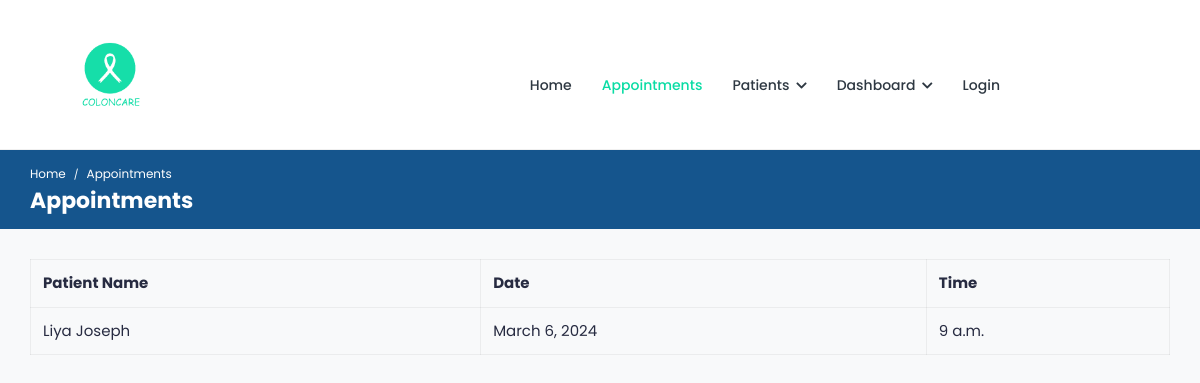
/doctors/appointments/26/, run on an earlier commit of the app's database.
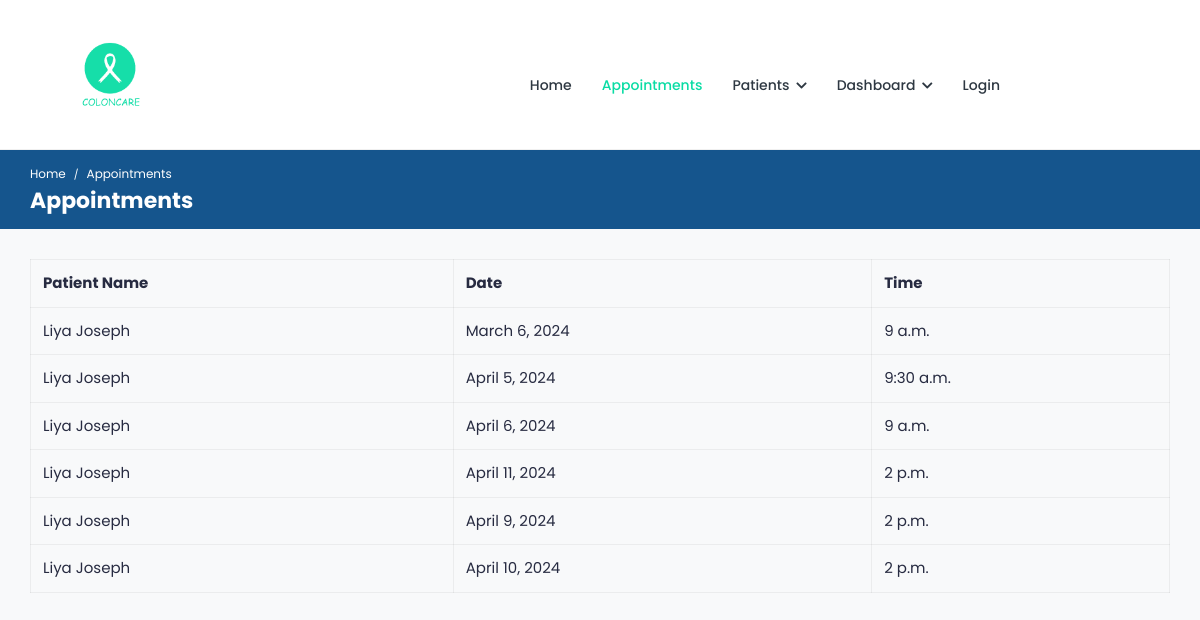
And on a later commit of the database.
### doctor/models.py (models this page shows)
class Appointments(models.Model):
    name = models.ForeignKey(UserProfile, on_delete=models.CASCADE)
    email = models.EmailField(null=True, blank=True)
    age = models.IntegerField(null=True, blank=True)
    doctor = models.ForeignKey(Docprofile, on_delete=models.CASCADE, related_name='appointments')
    appointment_type = models.CharField(max_length=100,null=True, blank=True)
    appointment_date = models.DateField(null=True, blank=True)
    appointment_time = models.TimeField(null=True, blank=True)
    reason = models.TextField(blank=True, null=True)

class UserProfile(models.Model):
    user = models.OneToOneField(User, on_delete=models.CASCADE)
    name = models.CharField(max_length=100,null=True, blank=True)
    email = models.EmailField(max_length=255,null=True, blank=True)
    fname = models.CharField(max_length=100, null=True, blank=True)
    lname = models.CharField(max_length=100, null=True, blank=True)
    profile_pic = models.ImageField(upload_to='profile_pics/', null=True, blank=True)
    phone_number = models.CharField(max_length=20, null=True, blank=True)
    address = models.TextField(blank=True, null=True)
    age = models.IntegerField(null=True, blank=True)
    place = models.CharField(max_length=100, null=True, blank=True)
    state = models.CharField(max_length=100, null=True, blank=True)
    country = models.CharField(max_length=100, null=True, blank=True)
    blood_group = models.CharField(max_length=5, null=True, blank=True)
    reset_password=models.CharField(max_length=128,null=True,blank=True)
    GENDER_CHOICES = [
        ('M', 'Male'),
        ('F', 'Female'),
        ('O', 'Other'),
    ]
    gender = models.CharField(max_length=1, choices=GENDER_CHOICES, null=True, blank=True)
    medical_history = models.FileField(upload_to='medical_history/', null=True, blank=True)
    def __str__(self):
        return self.name

### doctor/views.py (the view)
# urls.py: path('doctors/appointments/<int:doc_id>/', views.doctors_appointments, name='doctors_appointments'),
def doctors_appointments(request, doc_id):
    selected_doctor = Docprofile.objects.get(pk=doc_id)
    appointments = Appointments.objects.filter(doctor=selected_doctor)
    return render(request, 'doctors/appointments.html', {'appointments': appointments,'me':selected_doctor})

### templates/doctors/appointments.html (shortened to what this page needs)
{% load static %}
<!DOCTYPE html>
<html lang="en">
<head>
	<link rel="stylesheet" href="{% static 'assets/css/bootstrap.min.css'%}">
	<link rel="stylesheet" href="{% static 'assets/plugins/fontawesome/css/fontawesome.min.css'%}">
	<link rel="stylesheet" href="{% static 'assets/plugins/fontawesome/css/all.min.css'%}">
	<link rel="stylesheet" href="{% static 'assets/css/style.css'%}">
</head>
<div class="main-wrapper">
	<header class="header">
        <nav class="navbar navbar-expand-lg header-nav" style="padding-right:200px;">			<div class="navbar-header">
				<a href="index-2.html" class="navbar-brand logo">
					<img src="{% static 'assets/img/logo.png' %}" class="img-fluid" alt="Logo">
				</a>
			</div>
			<div class="main-menu-wrapper">
				<ul class="main-nav">
					<li class=" main-nav">
						<a href="{% url 'doctors_basedoctor' %}" id="home">Home</a>
					</li>
                    <li class="active">
						<a href="{% url 'doctors_appointments' me.id %}">Appointments</a>
					</li>
					<li class="has-submenu">
                        <a href="#">Patients <i class="fas fa-chevron-down"></i></a>
                    </li>
                    <li class="has-submenu">
                        <a href="#">Dashboard <i class="fas fa-chevron-down"></i></a>
                    </li>
					{% if user.is_authenticated %}
					<li class="has-submenu">
						<a href="#"><i class="fa fa-user-circle"></i></a>
						<ul class="submenu">
                            <li><a>{{ user.username }}</li></a>
							<li><a href="{% url 'loggout' %}">Logout</li></a>
						</ul>
					</li>
					{% else %}
					<li><a href="{% url 'login_page' %}">Login</a></li>
					{% endif %}
						</ul>
			</div>
		</nav>
	</header>
			<div class="breadcrumb-bar">
				<div class="container-fluid">
					<div class="row align-items-center">
						<div class="col-md-12 col-12">
							<nav aria-label="breadcrumb" class="page-breadcrumb">
								<ol class="breadcrumb">
									<li class="breadcrumb-item"><a href="index-2.html">Home</a></li>
									<li class="breadcrumb-item active" aria-current="page">Appointments</li>
								</ol>
							</nav>
							<h2 class="breadcrumb-title">Appointments</h2>
						</div>
					</div>
				</div>
			</div>
    <div class="content">
        <div class="container-fluid">
            <div class="row">
                <div class="col-md-12">
                    <div class="table-responsive">
                        <table class="table table-bordered">
							<thead>
								<tr>
									<th>Patient Name</th>
									<th>Date</th>
									<th>Time</th>
								</tr>
							</thead>
							<tbody>
								{% for appointment in appointments %}
								<tr>
									<td>{{ appointment.name }}</td>
									<td>{{ appointment.appointment_date }}</td>
									<td>{{ appointment.appointment_time }}</td>
								</tr>
								{% empty %}
								<tr>
									<td colspan="3">No Appointments</td>
								</tr>
								{% endfor %}
							</tbody>
						</table>
                    </div>
                </div>
            </div>
        </div>
    </div>
                    </div>
</body>
</html>

What changed in the data, as far as the page shows it:
added Appointments: name "Liya Joseph", appointment_date "April 5, 2024", appointment_time "9:30 a.m."
added Appointments: name "Liya Joseph", appointment_date "April 6, 2024", appointment_time "9 a.m."
added Appointments: name "Liya Joseph", appointment_date "April 11, 2024", appointment_time "2 p.m."
added Appointments: name "Liya Joseph", appointment_date "April 9, 2024", appointment_time "2 p.m."
added Appointments: name "Liya Joseph", appointment_date "April 10, 2024", appointment_time "2 p.m."
